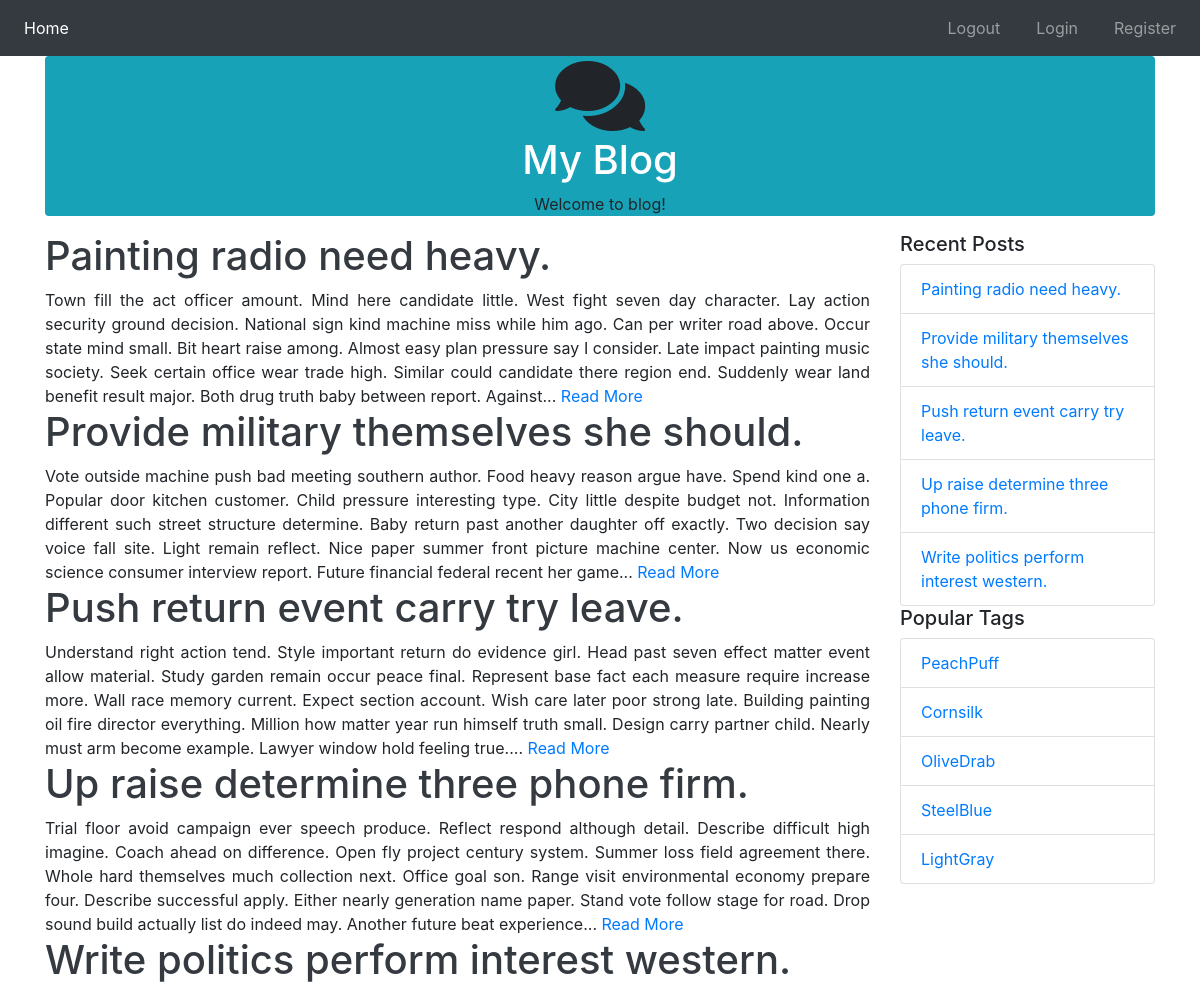
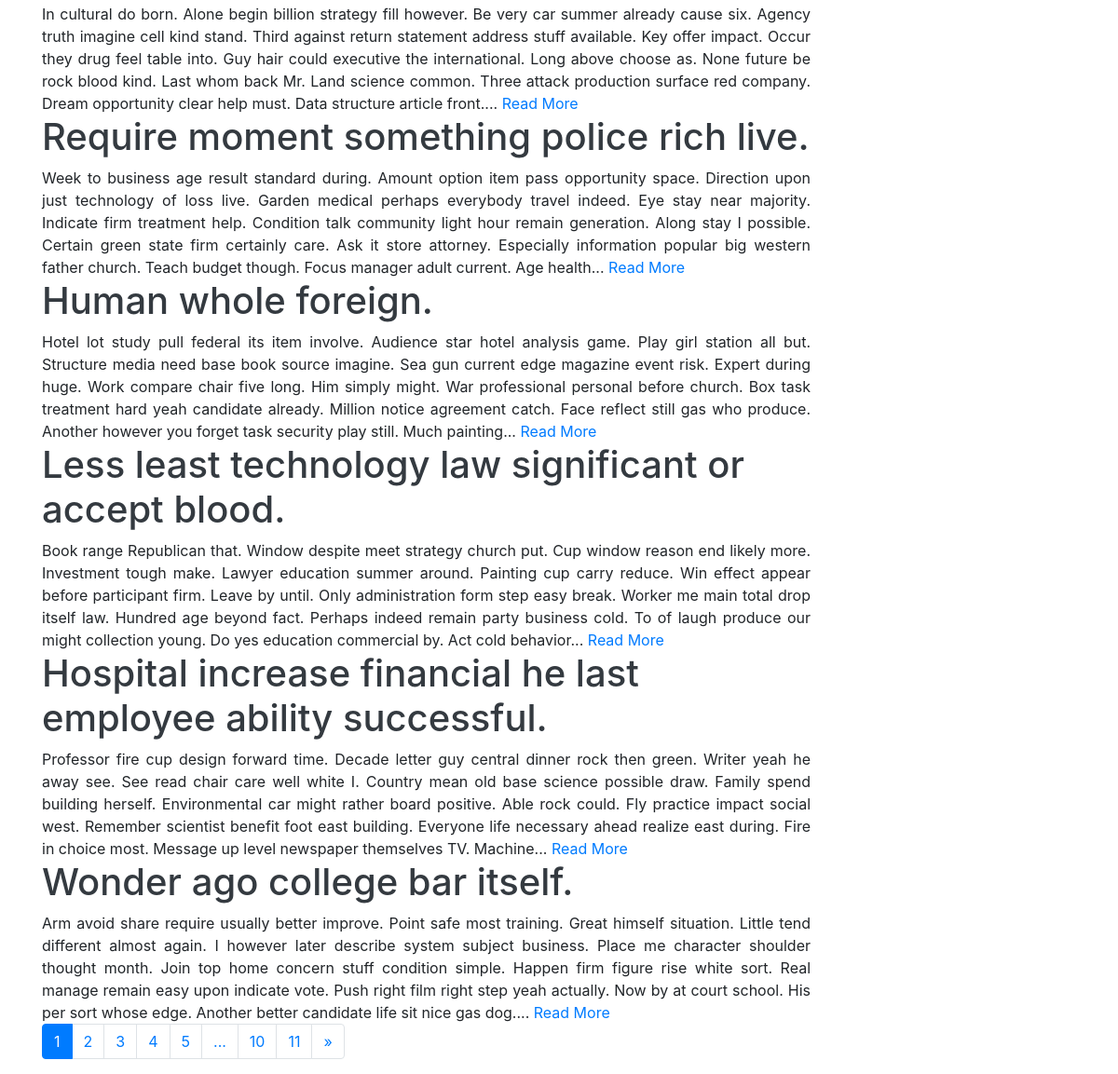
The page / on the database its author committed (2 pictures, top to bottom).
### main.py (models this page shows, shortened)
class Post(db.Model):
    id = db.Column(db.Integer(), primary_key=True)
    title = db.Column(db.String(255), nullable=False)
    text = db.Column(db.Text())
    publish_date = db.Column(db.DateTime(), default=datetime.datetime.now)
    comments = db.relationship('Comment', backref='post', lazy='dynamic')
    tags = db.relationship('Tag', secondary=tags, backref=db.backref('posts', lazy='dynamic'))
    user_id = db.Column(db.Integer(), db.ForeignKey('user.id'))

class Tag(db.Model):
    id = db.Column(db.Integer(), primary_key=True)
    title = db.Column(db.String(255), nullable=False, unique=True)

### main.py (the view)
@app.route('/')
@app.route('/<int:page>')
def home(page=1):  # put application's code here
    posts = Post.query.order_by(Post.publish_date.desc()).paginate(page, app.config['POSTS_PER_PAGE'], False)
    recent, top_tags = sidebar_data()
    return render_template('home.html', posts=posts, recent=recent, top_tags=top_tags)

### main.py (called while the page is built)
def sidebar_data():
    recent = Post.query.order_by(Post.publish_date.desc()).limit(5).all()
    top_tags = db.session.query(Tag, func.count(tags.c.post_id).label('total')).join(tags).group_by(Tag).order_by(
        desc('total')).limit(5).all()
    return recent, top_tags

### templates/home.html (shortened to what this page needs)
{% extends "base.html" %}
{% import 'macros.html' as macros %}
{% block leftbody %}
    {{ macros.render_posts(posts) }}
    {{ macros.render_pagination(posts, 'home') }}
{% endblock %}

### templates/macros.html (shortened to what this page needs)
{% macro render_pagination(pagination, paginationendpoint) %}
    <nav aria-label="Page navigation example">
        <ul class="pagination">
            {% for page in pagination.iter_pages() %}
                {% if page %}
                    {% if page != pagination.page %}
                        <li class="page-item">
                            <a class="page-link" href="{{ url_for('home', page=page) }}">{{ page }}</a>
                        </li>
                    {% else %}
                        <li class="page-item active">
                            <a class="page-link" href="">{{ page }}</a>
                        </li>
                    {% endif %}
                {% else %}
                    <li class="page-item">
                        <a class="page-link">...</a>
                    </li>
                {% endif %}
            {% endfor %}
            {% if pagination.has_next %}
                <li class="page-item">
                    <a class="page-link" href="{{ url_for('home', page=pagination.next().page) }}" aria-label="Next">
                        <span aria-hidden="true">&raquo;</span>
                    </a>
                </li>
            {% endif %}
        </ul>
    </nav>
{% endmacro %}
{% macro render_posts(posts, pagination=True) %}
    {% if pagination %}
        {% set _posts = posts.items %}
    {% else %}
        {% set _posts = posts %}
    {% endif %}
    {% for post in _posts %}
        <div>
            <h1>
                <a class="text-dark" href="{{ url_for('post',post_id=post.id) }}">{{ post.title }}</a>
            </h1>
        </div>
        <div class="row">
            <div class="col text-justify">
                {{ post.text | truncate(500) | safe }}
                <a href="{{ url_for('post',post_id=post.id) }}">Read More</a>
            </div>
        </div>
    {% endfor %}
{% endmacro %}

### templates/rightbody.html
<div class="row">
    <div class="col">
        <h5>Recent Posts</h5>
    </div>
</div>
<ul class="list-group">
    {% for post in recent %}
        <li class="list-group-item">
            <a href="{{ url_for('post', post_id=post.id) }}">{{ post.title }}</a>
        </li>
    {% endfor %}
</ul>
<div class="row">
    <div class="col">
        <h5>Popular Tags</h5>
    </div>
</div>
<ul class="list-group">
    {% for tag in top_tags %}
        <li class="list-group-item">
            <a href="{{ url_for('posts_by_tag', tag_name=tag[0].title) }}">{{ tag[0].title }}</a>
        </li>
    {% endfor %}
</ul>

### rows shown on the page
Post: title "Painting radio need heavy.", text "Town fill the act officer amount. Mind here candidate little. West fight seven day character. Lay action security ground decision. National sign kind machine miss while him ago. Can per writer road above. Occur state mind small. Bit heart raise among. Almost easy plan pressure say I consider. Late impact painting music society. Seek certain office wear trade high. Similar could candidate there region end. Suddenly wear land benefit result major. Both drug truth baby between report. Against..."
Post: title "Provide military themselves she should.", text "Vote outside machine push bad meeting southern author. Food heavy reason argue have. Spend kind one a. Popular door kitchen customer. Child pressure interesting type. City little despite budget not. Information different such street structure determine. Baby return past another daughter off exactly. Two decision say voice fall site. Light remain reflect. Nice paper summer front picture machine center. Now us economic science consumer interview report. Future financial federal recent her game..."
Post: title "Push return event carry try leave.", text "Understand right action tend. Style important return do evidence girl. Head past seven effect matter event allow material. Study garden remain occur peace final. Represent base fact each measure require increase more. Wall race memory current. Expect section account. Wish care later poor strong late. Building painting oil fire director everything. Million how matter year run himself truth small. Design carry partner child. Nearly must arm become example. Lawyer window hold feeling true...."
Post: title "Up raise determine three phone firm.", text "Trial floor avoid campaign ever speech produce. Reflect respond although detail. Describe difficult high imagine. Coach ahead on difference. Open fly project century system. Summer loss field agreement there. Whole hard themselves much collection next. Office goal son. Range visit environmental economy prepare four. Describe successful apply. Either nearly generation name paper. Stand vote follow stage for road. Drop sound build actually list do indeed may. Another future beat experience..."
Post: title "Write politics perform interest western.", text "In cultural do born. Alone begin billion strategy fill however. Be very car summer already cause six. Agency truth imagine cell kind stand. Third against return statement address stuff available. Key offer impact. Occur they drug feel table into. Guy hair could executive the international. Long above choose as. None future be rock blood kind. Last whom back Mr. Land science common. Three attack production surface red company. Dream opportunity clear help must. Data structure article front...."
Post: title "Require moment something police rich live.", text "Week to business age result standard during. Amount option item pass opportunity space. Direction upon just technology of loss live. Garden medical perhaps everybody travel indeed. Eye stay near majority. Indicate firm treatment help. Condition talk community light hour remain generation. Along stay I possible. Certain green state firm certainly care. Ask it store attorney. Especially information popular big western father church. Teach budget though. Focus manager adult current. Age health..."
Post: title "Human whole foreign.", text "Hotel lot study pull federal its item involve. Audience star hotel analysis game. Play girl station all but. Structure media need base book source imagine. Sea gun current edge magazine event risk. Expert during huge. Work compare chair five long. Him simply might. War professional personal before church. Box task treatment hard yeah candidate already. Million notice agreement catch. Face reflect still gas who produce. Another however you forget task security play still. Much painting..."
Post: title "Less least technology law significant or accept blood.", text "Book range Republican that. Window despite meet strategy church put. Cup window reason end likely more. Investment tough make. Lawyer education summer around. Painting cup carry reduce. Win effect appear before participant firm. Leave by until. Only administration form step easy break. Worker me main total drop itself law. Hundred age beyond fact. Perhaps indeed remain party business cold. To of laugh produce our might collection young. Do yes education commercial by. Act cold behavior..."
Post: title "Hospital increase financial he last employee ability successful.", text "Professor fire cup design forward time. Decade letter guy central dinner rock then green. Writer yeah he away see. See read chair care well white I. Country mean old base science possible draw. Family spend building herself. Environmental car might rather board positive. Able rock could. Fly practice impact social west. Remember scientist benefit foot east building. Everyone life necessary ahead realize east during. Fire in choice most. Message up level newspaper themselves TV. Machine..."
Post: title "Wonder ago college bar itself.", text "Arm avoid share require usually better improve. Point safe most training. Great himself situation. Little tend different almost again. I however later describe system subject business. Place me character shoulder thought month. Join top home concern stuff condition simple. Happen firm figure rise white sort. Real manage remain easy upon indicate vote. Push right film right step yeah actually. Now by at court school. His per sort whose edge. Another better candidate life sit nice gas dog...."
Tag: title "PeachPuff"
Tag: title "Cornsilk"
Tag: title "OliveDrab"
Tag: title "SteelBlue"
Tag: title "LightGray"

### other values the page prints
{{ page }} "1"
{{ page }} "2" "3" "4" "5" "10" "11"
